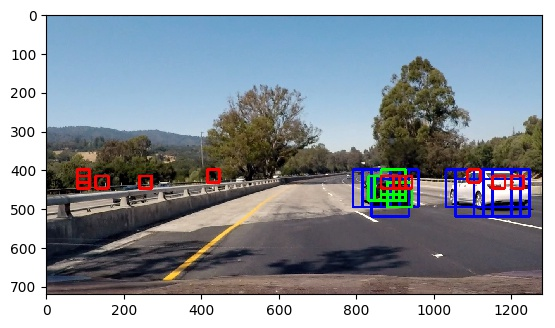
#> input picture examples/hog_subsampling_detections_test4_allScales.jpg, 555 x 328 px
$ python -i lesson_functions.py   (imports and definitions only)   (older library calls are emulated)
#> lines starting #> are read from the running program, lines starting #| are printed output that depends on the picture
import matplotlib.image as mpimg
import numpy as np
import cv2
from skimage.feature import hog
# Define a function to return HOG features and visualization
# [93 lines left out: functions get_hog_features, bin_spatial, color_hist, extract_features, not called in this run]

# Define a function to extract features from a single image window
# This function is very similar to extract_features()
# just for a single image rather than list of images
def single_img_features(img, color_space='RGB', spatial_size=(32, 32),
                        hist_bins=32, orient=9,
                        pix_per_cell=8, cell_per_block=2, hog_channel=0,
                        spatial_feat=True, hist_feat=True, hog_feat=True, vis=False):
    #1) Define an empty list to receive features
    img_features = []
    #2) Apply color conversion if other than 'RGB'
    if color_space != 'RGB':
        if color_space == 'HSV':
            feature_image = cv2.cvtColor(img, cv2.COLOR_RGB2HSV)
        elif color_space == 'LUV':
            feature_image = cv2.cvtColor(img, cv2.COLOR_RGB2LUV)
        elif color_space == 'HLS':
            feature_image = cv2.cvtColor(img, cv2.COLOR_RGB2HLS)
        elif color_space == 'YUV':
            feature_image = cv2.cvtColor(img, cv2.COLOR_RGB2YUV)
        elif color_space == 'YCrCb':
            feature_image = cv2.cvtColor(img, cv2.COLOR_RGB2YCrCb)
    else: feature_image = np.copy(img)
    #3) Compute spatial features if flag is set
    if spatial_feat == True:
        spatial_features = bin_spatial(feature_image, size=spatial_size)
        #4) Append features to list
        img_features.append(spatial_features)
    #5) Compute histogram features if flag is set
    if hist_feat == True:
        hist_features = color_hist(feature_image, nbins=hist_bins)
        #6) Append features to list
        img_features.append(hist_features)
    #7) Compute HOG features if flag is set
    if hog_feat == True:
        if hog_channel == 'ALL':
            hog_features = []
            for channel in range(feature_image.shape[2]):
                hog_features.extend(get_hog_features(feature_image[:,:,channel],
                                    orient, pix_per_cell, cell_per_block,
                                    vis=False, feature_vec=True))
            # hog_features = np.concatenate(hog_features)
        else:
            if vis == True:
                # WILL NEED TO EDIT THE LINE BELOW:
                hog_features, hog_image = get_hog_features(feature_image[:,:,hog_channel], orient,
                    pix_per_cell, cell_per_block, vis=True, feature_vec=True)
            else:
                hog_features = get_hog_features(feature_image[:,:,hog_channel], orient,
                    pix_per_cell, cell_per_block, vis=False, feature_vec=True)
        #8) Append features to list
        img_features.append(hog_features)

    #9) Return concatenated array of features
    if vis==True:
        return np.concatenate(img_features), hog_image
    else:
        return np.concatenate(img_features)


# Define a function that takes an image,
# start and stop positions in both x and y,
# window size (x and y dimensions),
# and overlap fraction (for both x and y)
# [91 lines left out: functions slide_window, search_windows, draw_boxes, convert_color, not called in this run]

def get_hog_features(img, orient, pix_per_cell, cell_per_block,
                        vis=False, feature_vec=True):
    # Call with two outputs if vis==True
    if vis == True:
        features, hog_image = hog(img, orientations=orient,
                                  pixels_per_cell=(pix_per_cell, pix_per_cell),
                                  cells_per_block=(cell_per_block, cell_per_block),
                                  transform_sqrt=False,
                                  visualise=vis, feature_vector=feature_vec)
        return features, hog_image
    # Otherwise call with one output
    else:
        features = hog(img, orientations=orient,
                       pixels_per_cell=(pix_per_cell, pix_per_cell),
                       cells_per_block=(cell_per_block, cell_per_block),
                       transform_sqrt=False,
                       visualise=vis, feature_vector=feature_vec)
        return features

def bin_spatial(img, size=(32, 32)):
    color1 = cv2.resize(img[:,:,0], size).ravel()
    color2 = cv2.resize(img[:,:,1], size).ravel()
    color3 = cv2.resize(img[:,:,2], size).ravel()
    return np.hstack((color1, color2, color3))

def color_hist(img, nbins=32):    #bins_range=(0, 256)
    # Compute the histogram of the color channels separately
    channel1_hist = np.histogram(img[:,:,0], bins=nbins)
    channel2_hist = np.histogram(img[:,:,1], bins=nbins)
    channel3_hist = np.histogram(img[:,:,2], bins=nbins)
    # Concatenate the histograms into a single feature vector
    hist_features = np.concatenate((channel1_hist[0], channel2_hist[0], channel3_hist[0]))
    # Return the individual histograms, bin_centers and feature vector
    return hist_features


# [31 lines left out: functions add_heat, apply_threshold, draw_labeled_bboxes, not called in this run]

>>> import cv2
>>> picture = cv2.cvtColor(cv2.imread('../examples/hog_subsampling_detections_test4_allScales.jpg'), cv2.COLOR_BGR2RGB)
>>> result = single_img_features(picture)
#> in bin_spatial, `color1 = cv2.resize(img[:,:,0], size).ravel()`: color1 = 1024 values, max 255 at index 0, min 0 at index 535, mean 141.2
#> in bin_spatial, `color2 = cv2.resize(img[:,:,1], size).ravel()`: color2 = 1024 values, max 255 at index 0, min 2 at index 533, mean 146.8
#> in bin_spatial, `color3 = cv2.resize(img[:,:,2], size).ravel()`: color3 = 1024 values, max 255 at index 0, min 0 at index 527, mean 156
#> in single_img_features, `spatial_features = bin_spatial(feature_image, size=spatial_size)`: spatial_features = 3072 values, max 255 at index 0, min 0 at index 535, mean 148
#> in color_hist, `hist_features = np.concatenate((channel1_hist[0], channel2_hist[0], ch..`: hist_features = 96 values, max 39693 at index 31, min 346 at index 60, mean 5688.8
#> in get_hog_features, `features = hog(img, orientations=orient, pixels_per_cell=(pix_per_cell..`:
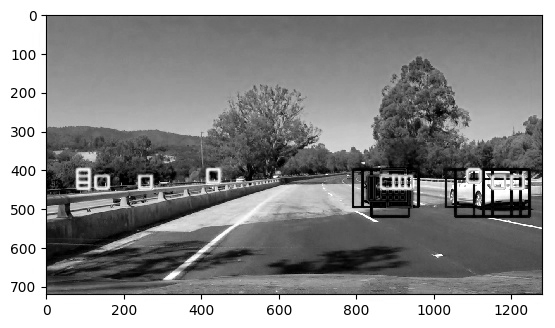
#> img: shape (328, 555); min 0, max 255, mean 142.4

$ run again, on examples/raw_heatmap_detections_comparison_test1.jpg
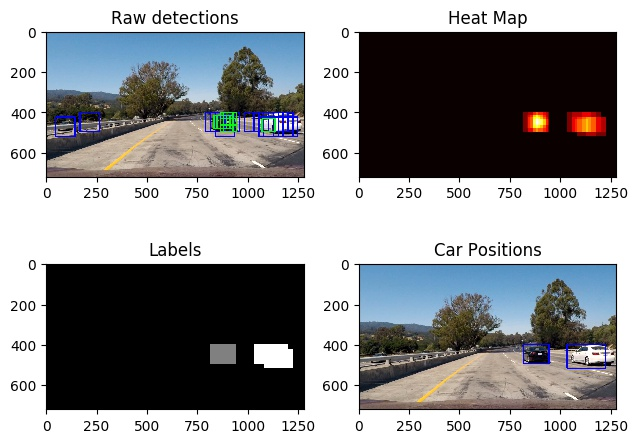
#> input picture examples/raw_heatmap_detections_comparison_test1.jpg, 638 x 443 px
#> color1 = 1024 values, max 255 at index 0, min 0 at index 610, mean 144.4
#> color2 = 1024 values, max 255 at index 0, min 0 at index 114, mean 145.6
#> color3 = 1024 values, max 255 at index 0, min 0 at index 82, mean 148.6
#> spatial_features = 3072 values, max 255 at index 0, min 0 at index 610, mean 146.2
#> in color_hist, `hist_features = np.concatenate((channel1_hist[0], channel2_hist[0], ch..`: hist_features = 96 values, max 122020 at index 31, min 370 at index 59, mean 8832.3
#> in get_hog_features, `features = hog(img, orientations=orient, pixels_per_cell=(pix_per_cell..`:
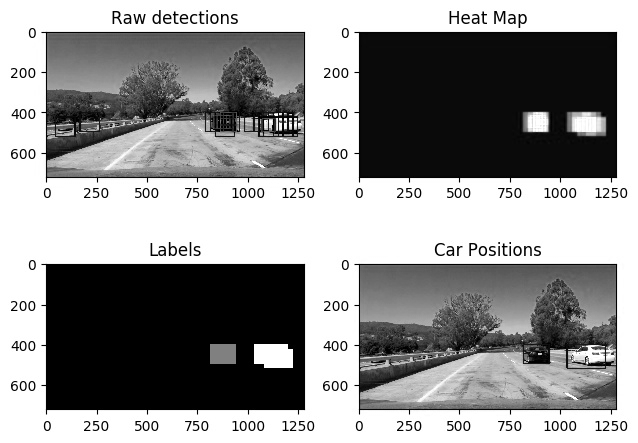
#> img: shape (443, 638); min 0, max 255, mean 147.9

$ run again, on examples/scaled_features_comparison_5066.jpg
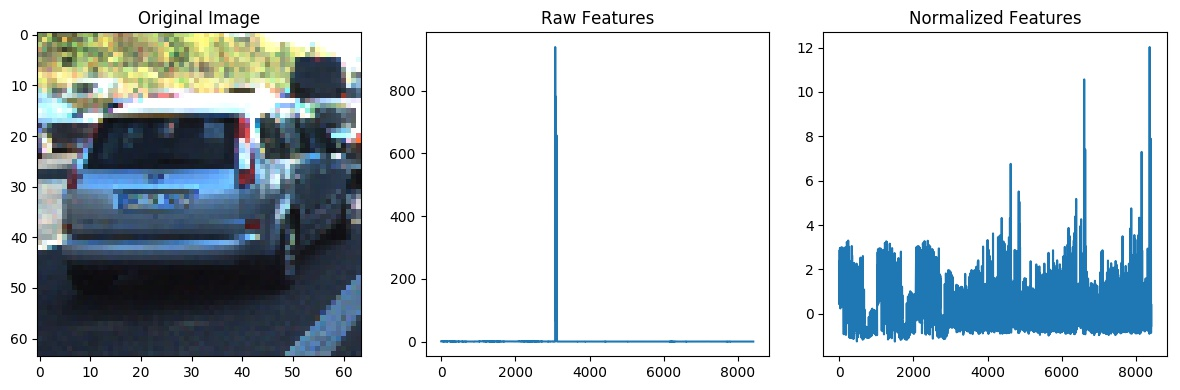
#> input picture examples/scaled_features_comparison_5066.jpg, 1180 x 390 px
#> color1 = 1024 values, max 255 at index 0, min 5 at index 392, mean 206.7
#> color2 = 1024 values, max 255 at index 0, min 11 at index 709, mean 212.9
#> color3 = 1024 values, max 255 at index 0, min 13 at index 740, mean 216.1
#> spatial_features = 3072 values, max 255 at index 0, min 5 at index 392, mean 211.9
#> in color_hist, `hist_features = np.concatenate((channel1_hist[0], channel2_hist[0], ch..`: hist_features = 96 values, max 318373 at index 95, min 960 at index 65, mean 14381.2
#> in get_hog_features, `features = hog(img, orientations=orient, pixels_per_cell=(pix_per_cell..`:
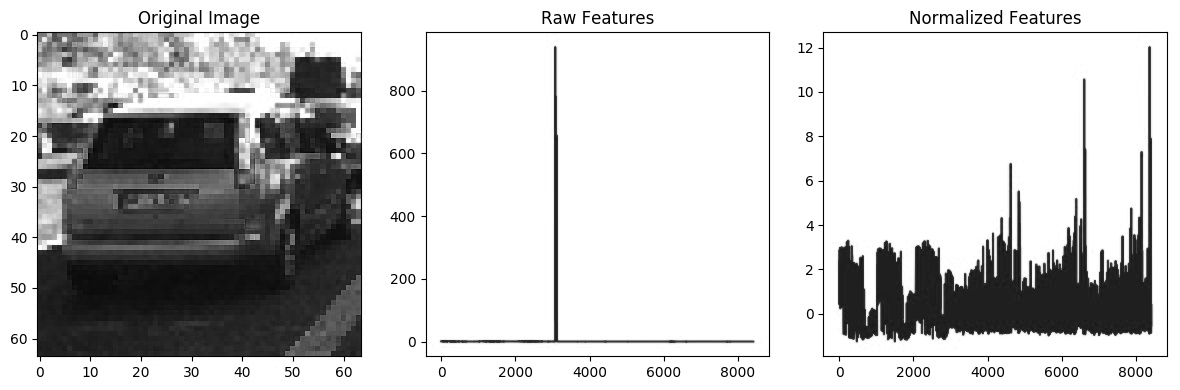
#> img: shape (390, 1180); min 0, max 255, mean 199.4

$ run again, on examples/HLS_channels.png
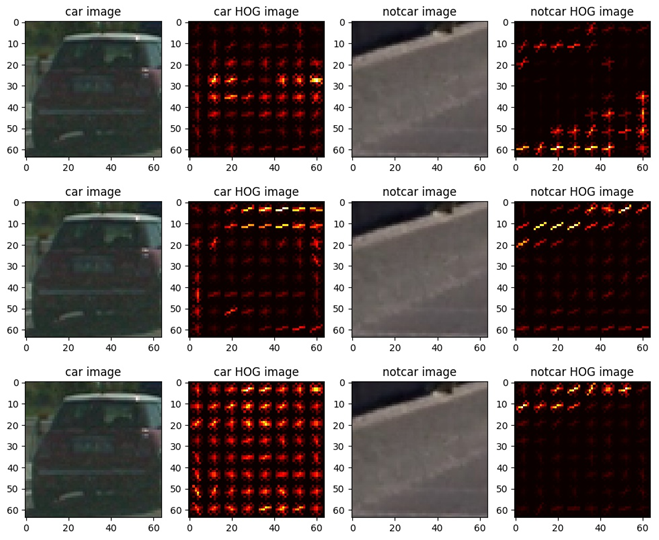
#> input picture examples/HLS_channels.png, 659 x 540 px
#> color1 = 1024 values, max 255 at index 0, min 4 at index 755, mean 116.7
#> color2 = 1024 values, max 255 at index 0, min 0 at index 42, mean 107.8
#> color3 = 1024 values, max 255 at index 0, min 0 at index 42, mean 106.3
#> spatial_features = 3072 values, max 255 at index 0, min 0 at index 1066, mean 110.3
#> in color_hist, `hist_features = np.concatenate((channel1_hist[0], channel2_hist[0], ch..`: hist_features = 96 values, max 115310 at index 31, min 539 at index 83, mean 11120.6
#> in get_hog_features, `features = hog(img, orientations=orient, pixels_per_cell=(pix_per_cell..`:
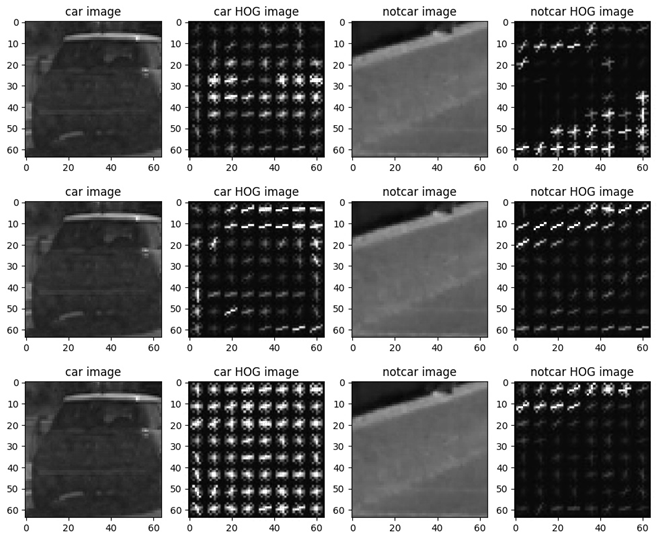
#> img: shape (540, 659); min 0, max 255, mean 122
